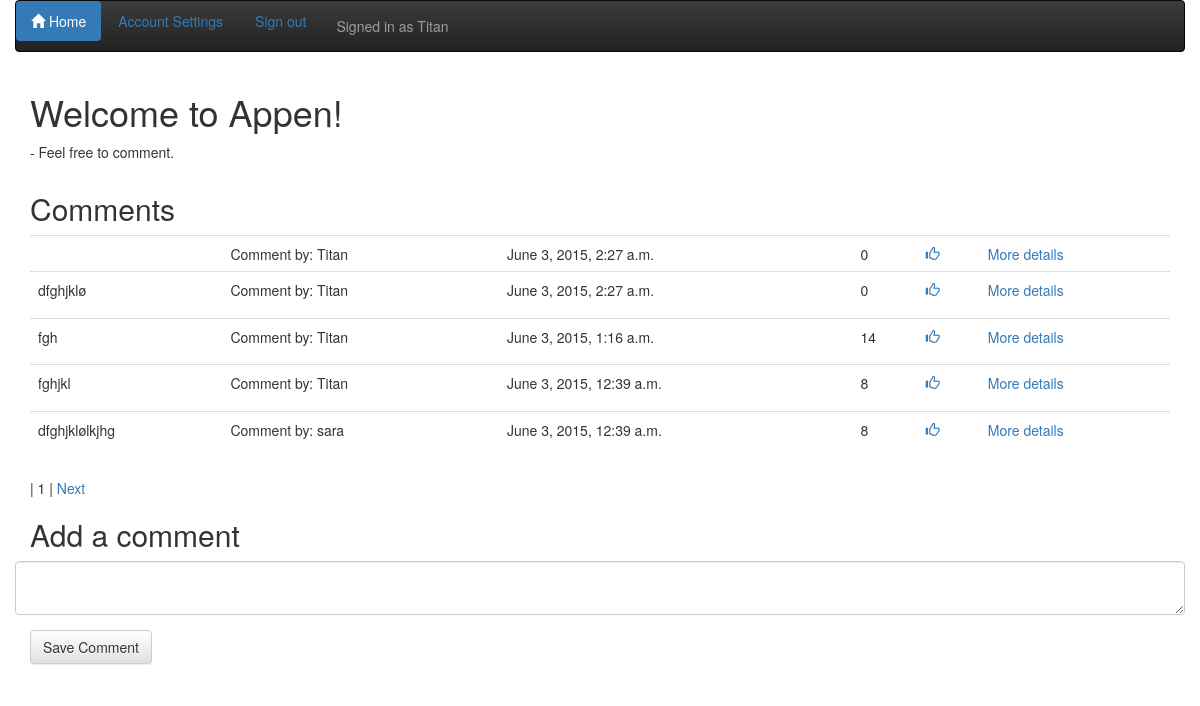
/ (signed in), run on the app's committed database.
### theme/models.py (models this page shows, shortened)
class Comment(models.Model):
	comment = models.TextField()
	likes = models.PositiveIntegerField(default=0)
	comment_by = models.ForeignKey(User, related_name="written_comments")
	comment_datetime = models.DateTimeField()
	class Meta:
		ordering = ['-comment_datetime']

### theme/views.py (the view, shortened to what this page needs)
# urls.py: url(r'^$', views.frontpage, name='frontpage'),
def frontpage(request):
	comments = Comment.objects.all()
	page_number = request.GET.get('page', 1)
	paginator = Paginator(comments, 5)
	try:
		comments = paginator.page(page_number)
	except PageNotAnInteger:
		comments = paginator.page(1)
	except EmptyPage:
		comments = paginator.page(paginator.num_pages)
	context = {
		'comments': comments,
	}
	return render(request, 'theme/frontpage.html', context)

### theme/templates/theme/frontpage.html (shortened to what this page needs)
{% extends 'theme/base.html' %}
{% block container %}
{% if user.is_authenticated %}
	<div class="container">
		<h1>Welcome to Appen!</h1>
		<p>- Feel free to comment.</p>
	</div>
	<div class="container">
	<div class="row">
		<div class="col-sm-12">
			<h2>Comments</h2>
			<table class="table">
			{% for comment in comments %}
				<tr>
					<td><p>{{ comment.comment }}</p></td>
					<td>Comment by: {{ comment.comment_by }}</td>
					<td>{{ comment.comment_datetime }}</td>
					<td id="id-likes-for-comment-{{ comment.id }}">{{ comment.likes }}</td>
					<td><a href="" class="add-comment-link" data-commentid="{{ comment.id }}"><span class="glyphicon glyphicon-thumbs-up" aria-hidden="true"></span></a></td>
					<td><a href="{% url 'comment_details' comment.id %}"> More details</a></td>
				<tr>
				{% empty %}
				<tr>
					<td>Sorry no comments so far</td>
				</tr>
				{% endfor %}
			</table>
		</div>
			<div class="container">
				| {{ comments.number }} |
				{% if comments.has_next %}
				<a href="?page={{ comments.next_page_number }}">Next</a>
				{% endif %}
			</div>
		</div>
		<div class="row">
		<div class="col-sm-12">
			<h2>Add a comment</h2>
		<form class="form-horizontal" method="POST">
			<div class="form-group">
				<div class "col-sm-12">
					<textarea class="form-control" row="5" name="new_comment"></textarea>
				</div>
			</div>
			<div class="form-group">
				<div class="col-sm-12">
					<button type="submit" class="btn btn-default">Save Comment</button>
				</div>
			</div>
		</form>
		</div>
	</div>
</div>
{% endif %}
{% endblock %}

### theme/templates/theme/Base.html
{% extends 'theme/site_base.html' %}
{% block body %}
	<div class="container-fluid">
		{% if user.is_anonymous %}
		<nav class="navbar navbar-inverse">
		<ul class="nav nav-pills">
			<li role="presentation" class="active"><a href="{% url 'frontpage' %}"><span class="glyphicon glyphicon-home"></span> Home</a></li>
			<li role="presentation"><a href="{% url 'user_register' %}">Register</a></li>
			<li role="presentation"><a href="{% url 'user_login' %}">Sign in</a></li>
			<p class="navbar-text">You are not signed in</p>
		</ul>
		</nav>
		{% else %}
		<nav class="navbar navbar-inverse">
		<ul class="nav nav-pills">
			<li role="presentation" class="active"><a href="{% url 'frontpage' %}"><span class="glyphicon glyphicon-home"></span> Home</a></li>
			<li role="presentation"><a href="{% url 'change_user_info' %}">Account Settings</a></li>
			<li role="presentation"><a href="{% url 'user_logout' %}">Sign out</a></li>
			<p class="navbar-text"> Signed in as {{user.username}}</p>
		</ul>
		</nav>
		{% endif %}
	</div>
	{% block container %}{% endblock %}
	{% endblock %}

### data on the page
Comment: comment_by "Titan", comment_datetime "June 3, 2015, 2:27 a.m.", likes "0"
Comment: comment "dfghjklø", comment_by "Titan", comment_datetime "June 3, 2015, 2:27 a.m.", likes "0"
Comment: comment "fgh", comment_by "Titan", comment_datetime "June 3, 2015, 1:16 a.m.", likes "14"
Comment: comment "fghjkl", comment_by "Titan", comment_datetime "June 3, 2015, 12:39 a.m.", likes "8"
Comment: comment "dfghjklølkjhg", comment_by "sara", comment_datetime "June 3, 2015, 12:39 a.m.", likes "8"

### other printed values
{{ user.username }} "Titan"
{{ comments.number }} "1"
